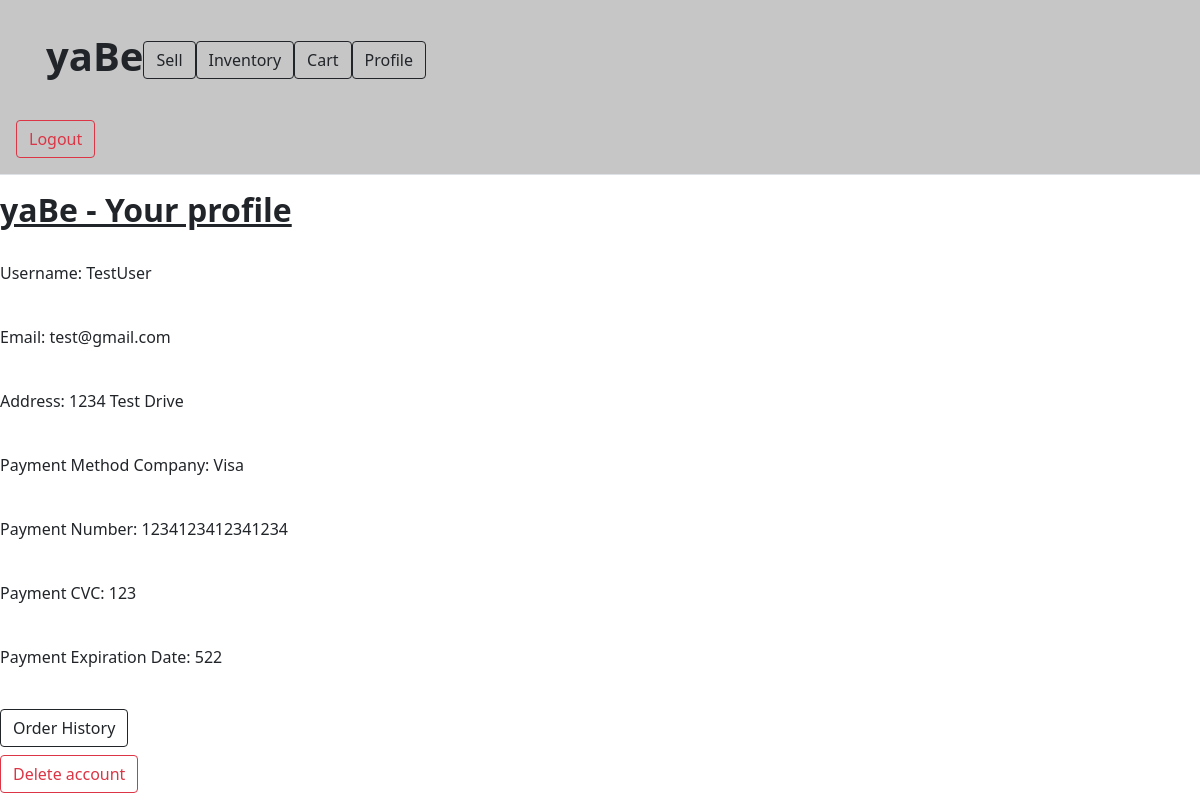
/view_profile (signed in), run on the app's committed database.
### app/models.py (models this page shows, shortened)
class User(UserMixin, db.Model):
 id = db.Column(db.Integer, primary_key = True)
 username = db.Column(db.String(16))
 email = db.Column(db.String(64))
 password_hash = db.Column(db.String(128))
 address = db.Column(db.String(128))
 payment_method_company = db.Column(db.String(10))
 payment_method_number = db.Column(db.Integer)
 payment_method_cvc = db.Column(db.Integer)
 payment_method_expdate = db.Column(db.Integer)
 num_positive_reviews = db.Column(db.Integer)
 num_neutral_reviews = db.Column(db.Integer)
 num_negative_reviews = db.Column(db.Integer)
 items = db.relationship('Item')
 orders = db.relationship('Order')

### app/routes.py (the view)
@appObj.route('/view_profile', methods = ['GET', 'POST'])
@login_required
def view_profile():
 user = current_user
 rating_percentage = calculate_rating(user)
 return render_template('user_profiles.html', user = user, rating_percentage = rating_percentage)

### app/models.py (called while the page is built)
@login.user_loader
def load_user(id):
 return User.query.get(int(id))

### app/routes.py (called while the page is built)
def calculate_rating(user): #helper function to return feedback by percentage--range of 0% to 100%
  total_reviews = user.num_positive_reviews + user.num_neutral_reviews + user.num_negative_reviews
  if(total_reviews == 0):
    return 0
  return ((user.num_positive_reviews + user.num_neutral_reviews) / float(total_reviews)) * 100

### app/templates/user_profiles.html (shortened to what this page needs)
<!doctype html>
<html lang="en">
  <head>
     <link href="https://cdn.jsdelivr.net/npm/bootstrap@5.0.2/dist/css/bootstrap.min.css" rel="stylesheet">
    <body>
    <body>
<main>
    <header class="p-3 mb-3 border-bottom" style= "background: #c6c6c6">
    <div class="container p-3 mb-3" style="background: #c6c6c6"">
     <div class="d-flex flex-wrap align-items-center justify-content-center justify-content-lg-start"</div>
        <a href="/home" class="d-flex align-items-center mb-2 mb-lg-0 text-dark text-decoration-none">
         <h1> <b> yaBe </b> </h1>
        </a>
        <ul class="nav col-12 col-lg-auto me-lg-auto mb-2 justify-content-center mb-md-0">
         <li> <a class="btn btn-outline-dark mr-2" href="sell_item" role="button">Sell</a> </li>
         <li> <a class="btn btn-outline-dark mr-2" href="see_all_items" role="button">Inventory</a> </li>
         <li> <a class="btn btn-outline-dark mr-2" href="cart" role="button">Cart</a></li>
         <li> <a class="btn btn-outline-dark" href="view_profile" role="button"> Profile </a></li>
        </ul>
        <br>
       </div>
     </div>
  <div class="d-flex flex-wrap align-items-center justify-content-center justify-content-lg-start" </div>
   <a class="btn btn-outline-danger mr-2" href="{{url_for('logout')}}" role="button"> Logout </a>
  </header>
    <h2><u><b> yaBe - Your profile</u></b> </h2>
    <br>
    <p> Username: {{user.username}} </p> <br>
    <p> Email: {{user.email}} </p>  <br>
    <p> Address: {{user.address}} </p> <br>
    <p> Payment Method Company: {{user.payment_method_company}} </p> <br>
    <p> Payment Number: {{user.payment_method_number}} </p> <br>
    <p> Payment CVC: {{user.payment_method_cvc}} </p> <br>
    <p> Payment Expiration Date: {{user.payment_method_expdate}} </p> <br>
    <a class="btn btn-outline-dark mb-2" href="checkout" role="button"> Order History </a>
    <br>
    <a class="btn btn-outline-danger" href="deleteUser" role="button"> Delete account </a>
</main>
  </body>
</html>

### data on the page
User: username "TestUser", email "test@gmail.com", address "1234 Test Drive", payment_method_company "Visa", payment_method_number "1234123412341234", payment_method_cvc "123", payment_method_expdate "522"
